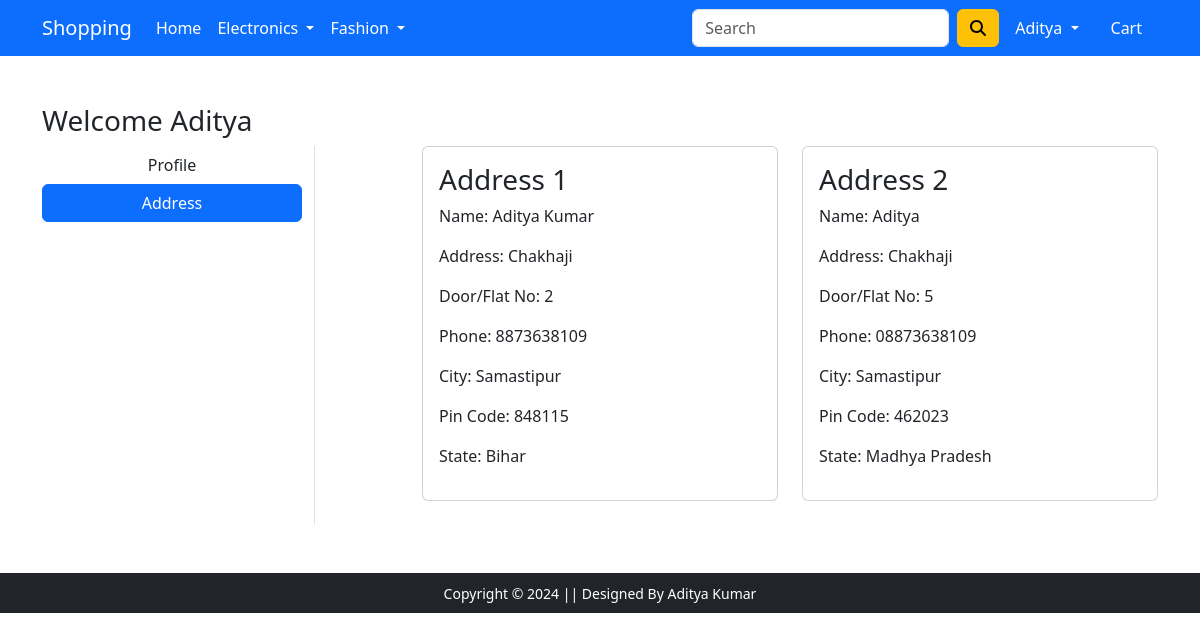
The page /address/ (signed in) on the database its author committed.
### app/models.py (models this page shows, shortened)
class Customer(models.Model):
    user = models.ForeignKey(User, on_delete=models.CASCADE)
    name = models.CharField(max_length=100)
    address = models.CharField(max_length=255)
    door_flat_no = models.CharField(max_length=50)
    phone = models.CharField(max_length=15)
    city = models.CharField(max_length=100)
    state = models.ForeignKey(State, on_delete=models.CASCADE)
    zip_code = models.CharField(max_length=10)
    image = models.ImageField(upload_to='profile_images/')

class State(models.Model):
    name = models.CharField(max_length=100)
    def __str__(self):
        return self.name

### app/views.py (the view)
# urls.py: path('address/', address, name='address'),
def address(request):
    add = Customer.objects.filter(user=request.user)
    return render(request, 'app/address.html', {'add': add, 'active': 'btn-primary'})

### app/templates/app/address.html (shortened to what this page needs)
{% extends 'app/base.html' %}
{% load static %}
{% block main-content %}
<div class="container my-5">
    <div class="row">
        <h3>Welcome <span class='text-capitalize'>{{ request.user }}</span></h3>
        <div class="col-sm-3 border-end">
            <ul class="list-unstyled">
                <li class="d-grid"><a href="{% url 'profile' %}" class="btn">Profile</a></li>
                <li class="d-grid"><a href="{% url 'address' %}" class="btn {{ active }}">Address</a></li>
            </ul>
        </div>
        <div class="col-sm-8 offset-sm-1">
            <div class="row">
                {% for ad in add %}
                    <div class="col-sm-6 mb-4">
                        <div class="card">
                            <div class="card-body">
                                <h3>Address {{forloop.counter}} </h3>
                                <p>Name: <span class='text-capitalize'>{{ ad.name }}</span></p>
                                <p>Address: <span class='text-capitalize'>{{ ad.address }}</span></p>
                                <p>Door/Flat No: <span class='text-capitalize'>{{ ad.door_flat_no }}</span></p>
                                <p>Phone: <span class='text-capitalize'>{{ ad.phone }}</span></p>
                                <p>City: <span class='text-capitalize'>{{ ad.city }}</span></p>
                                <p>Pin Code: <span class='text-capitalize'>{{ ad.zip_code }}</span></p>
                                <p>State: <span class='text-capitalize'>{{ ad.state }}</span></p>
                            </div>
                        </div>
                    </div>
                {% endfor %}
            </div>
        </div>
    </div>
</div>
{% endblock main-content %}

### app/templates/app/base.html (shortened to what this page needs)
<!doctype html>
{% load static %}
<html lang="en">
<head>
    <link href="https://cdn.jsdelivr.net/npm/bootstrap@5.3.3/dist/css/bootstrap.min.css" rel="stylesheet">
    <link rel="stylesheet" href="{% static 'app/css/owl.carousel.min.css' %}">
    <link rel="stylesheet" href="https://cdnjs.cloudflare.com/ajax/libs/font-awesome/6.0.0-beta3/css/all.min.css">
    <link rel="stylesheet" href="{% static 'app/css/style.css' %}">
</head>
<body>
    <nav class="navbar navbar-expand-lg navbar-dark bg-primary">
        <div class="container">
            <a class="navbar-brand" href="/">Shopping</a>
            <div class="collapse navbar-collapse" id="navbarSupportedContent">
                <ul class="navbar-nav me-auto mb-2 mb-lg-0">
                    <li class="nav-item">
                        <a class="nav-link active" aria-current="page" href="/">Home</a>
                    </li>
                    <li class="nav-item dropdown">
                        <a class="nav-link dropdown-toggle text-white" href="#" id="electronicsDropdown" role="button" data-bs-toggle="dropdown" aria-expanded="false">
                            Electronics
                        </a>
                    </li>
                    <li class="nav-item dropdown">
                        <a class="nav-link dropdown-toggle text-white" href="#" id="fashionDropdown" role="button" data-bs-toggle="dropdown" aria-expanded="false">
                            Fashion
                        </a>
                    </li>
                </ul>
                <form class="d-flex">
                    <input class="form-control me-2" type="search" placeholder="Search" aria-label="Search">
                    <button class="btn btn-warning" type="submit"><i class="fa-solid fa-magnifying-glass"></i></button>
                </form>
                <div>
                    <ul class="navbar-nav me-auto mb-2 mb-lg-0">
                        {% if request.user.is_authenticated %}
                            <li class="nav-item dropdown mx-2">
                                <a class="nav-link dropdown-toggle text-white" href="#" id="profileDropdown" role="button" data-bs-toggle="dropdown" aria-expanded="false">
                                    <span class='text-capitalize'>{{request.user}}</span>
                                </a>
                            </li>
                            <li class="nav-item mx-2">
                                <a href="{% url 'showcart' %}" class="nav-link text-white"> Cart</a>
                            </li>
                        {% endif %}
                    </ul>
                </div>
            </div>
        </div>
    </nav>
    {% block main-content %}{% endblock main-content %}
    <footer class="container-fluid bg-dark text-center p-2 mt-5">
        <small class="text-white">Copyright &copy; 2024 || Designed By Aditya Kumar</small>
    </footer>
</body>
</html>

### rows shown on the page
Customer: name "Aditya Kumar", address "Chakhaji", door_flat_no "2", phone "8873638109", city "Samastipur", zip_code "848115", state "Bihar"
Customer: name "Aditya", address "Chakhaji", door_flat_no "5", phone "08873638109", city "Samastipur", zip_code "462023", state "Madhya Pradesh"

### other values the page prints
{{ request.user }} "Aditya"
